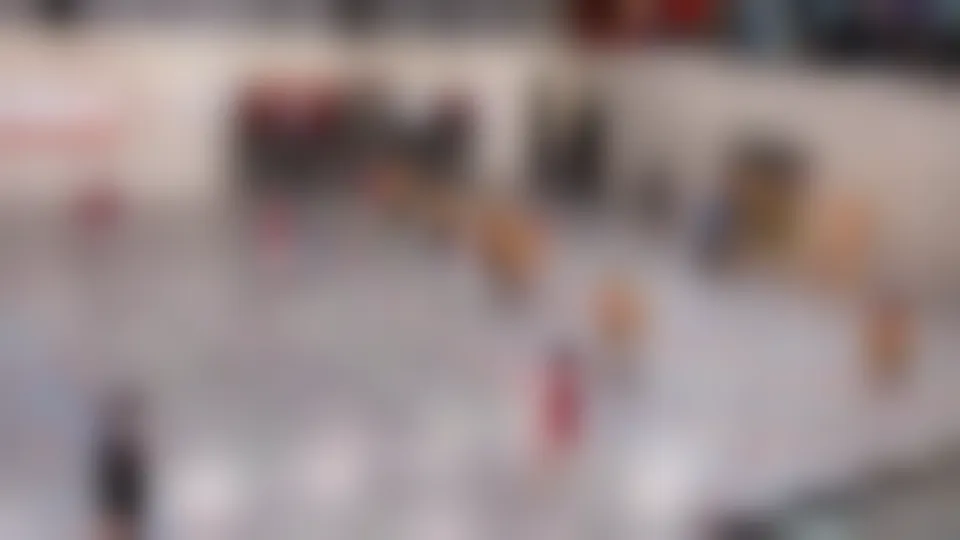
#> input picture apps/site/scripts/product-shots/assets/halle.webp, 960 x 540 px
$ python blur-hall.py assets/halle.webp assets/halle.webp 5
#> lines starting #> are read from the running program, lines starting #| are printed output that depends on the picture
"""Blur a hall frame until only «a hall, a match» is left (BEFUNDE-2 L8): no person, face, shirt
number, text, logo or scoreboard can be recognised.

How assets/halle.webp and public/media/halle.webp were made: one frame (second 80) of a test clip
of a real match, a wide view across the court, taken with ffmpeg into a temporary folder (never into
the repository), then

    python3 apps/site/scripts/product-shots/blur-hall.py frame.png blurred.png 960

The frame is shrunk to a grid of 40 x 22 cells (one cell is 32 x 32 px of a 1280 x 720 frame, a
player is one or two cells, a face or a number a fraction of one), blown up smoothly and blurred
again. Look at the result before using it. Never commit the unblurred frame.
"""

import sys

from PIL import Image, ImageEnhance, ImageFilter

src, out, w = sys.argv[1], sys.argv[2], int(sys.argv[3])
im = Image.open(src).convert("RGB")
#> im is the input picture: PIL image 960x540 RGB; mean R, G, B 148.5, 134.4, 134.2
tiny = im.resize((40, 22), Image.BOX)
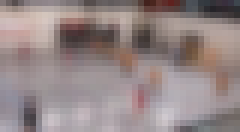
#> tiny: PIL image 40x22 RGB (shown 6 times larger); mean R, G, B 148.6, 134.5, 134.3
tiny = tiny.filter(ImageFilter.GaussianBlur(0.6))
h = round(w * 9 / 16)
big = tiny.resize((w, h), Image.BICUBIC).filter(ImageFilter.GaussianBlur(w / 90))
big = ImageEnhance.Contrast(big).enhance(1.3)
big = ImageEnhance.Brightness(big).enhance(0.9)
big = ImageEnhance.Color(big).enhance(1.15)
big.save(out, quality=82)
